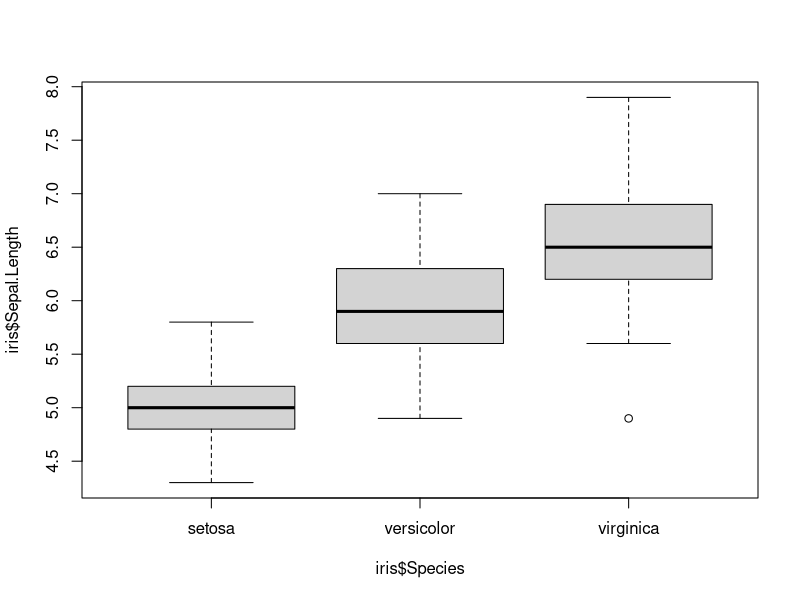
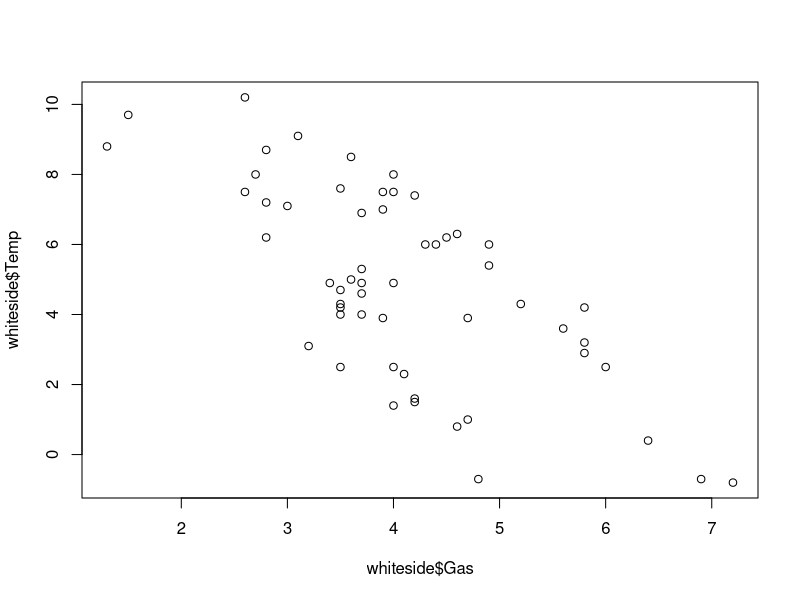
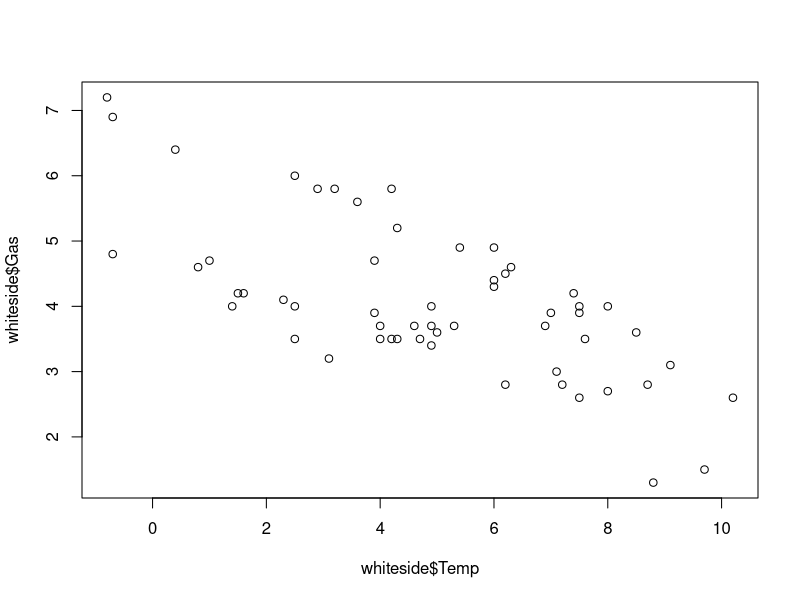

R code for these plots, in order:
data("iris")
#sto vedendo sepal.length condizionata alle categorie della specie

devianzaGen <- var(iris$Sepal.Length) * (length(iris$Sepal.Length) - 1)

dev1 <- var(iris$Sepal.Length[iris$Species == "setosa"]) * (length(iris$Sepal.Length[iris$Species == "setosa"]) - 1)
dev2 <- var(iris$Sepal.Length[iris$Species == "virginica"]) * (length(iris$Sepal.Length[iris$Species == "virginica"]) - 1)
dev3 <- var(iris$Sepal.Length[iris$Species == "versicolor"]) * (length(iris$Sepal.Length[iris$Species == "versicolor"]) - 1)

boxplot(iris$Sepal.Length ~ iris$Species)

media1 <- mean(iris$Sepal.Length[iris$Species == "setosa"])
media2 <- mean(iris$Sepal.Length[iris$Species == "virginica"])
media3 <- mean(iris$Sepal.Length[iris$Species == "versicolor"])

medie_gruppi <- c(media1, media2, media3)

dev_medie <- var(medie_gruppi) * 2

dev_medie + mean(dev1, dev2, dev3)


library(MASS)
data("whiteside")

#voglio scoprire se quanto gas consumo dipende dalla temperatura esterna
plot(whiteside$Gas, whiteside$Temp)
plot(whiteside$Temp, whiteside$Gas)
